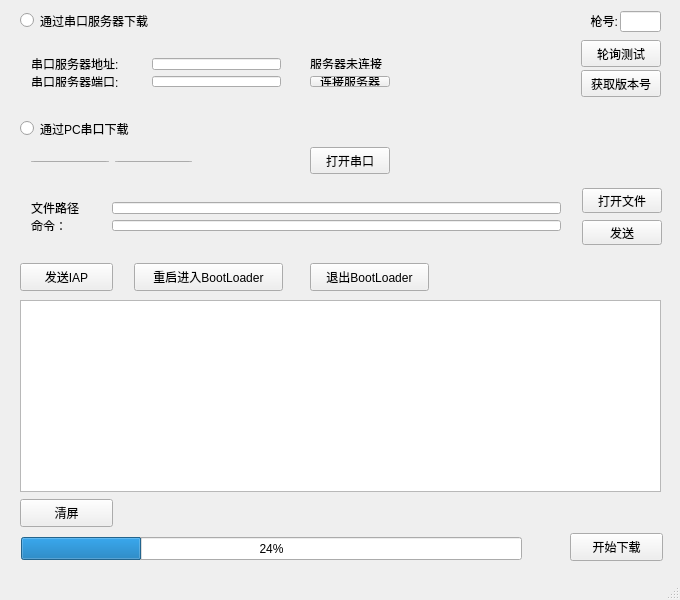
<?xml version="1.0" encoding="UTF-8"?>
<ui version="4.0">
 <class>MainWindow</class>
 <widget class="QMainWindow" name="MainWindow">
  <property name="geometry">
   <rect>
    <x>0</x>
    <y>0</y>
    <width>680</width>
    <height>600</height>
   </rect>
  </property>
  <property name="sizePolicy">
   <sizepolicy hsizetype="Expanding" vsizetype="Expanding">
    <horstretch>0</horstretch>
    <verstretch>0</verstretch>
   </sizepolicy>
  </property>
  <property name="minimumSize">
   <size>
    <width>680</width>
    <height>600</height>
   </size>
  </property>
  <property name="maximumSize">
   <size>
    <width>680</width>
    <height>600</height>
   </size>
  </property>
  <property name="windowTitle">
   <string>MainWindow</string>
  </property>
  <property name="styleSheet">
   <string notr="true"/>
  </property>
  <widget class="QWidget" name="centralWidget">
   <property name="sizePolicy">
    <sizepolicy hsizetype="Expanding" vsizetype="Expanding">
     <horstretch>0</horstretch>
     <verstretch>0</verstretch>
    </sizepolicy>
   </property>
   <widget class="QRadioButton" name="IPserver_radioButton">
    <property name="geometry">
     <rect>
      <x>20</x>
      <y>11</y>
      <width>162</width>
      <height>19</height>
     </rect>
    </property>
    <property name="sizePolicy">
     <sizepolicy hsizetype="Expanding" vsizetype="Expanding">
      <horstretch>0</horstretch>
      <verstretch>0</verstretch>
     </sizepolicy>
    </property>
    <property name="text">
     <string>通过串口服务器下载</string>
    </property>
   </widget>
   <widget class="QRadioButton" name="PCcom_radioButton">
    <property name="geometry">
     <rect>
      <x>20</x>
      <y>119</y>
      <width>133</width>
      <height>19</height>
     </rect>
    </property>
    <property name="sizePolicy">
     <sizepolicy hsizetype="Expanding" vsizetype="Expanding">
      <horstretch>0</horstretch>
      <verstretch>0</verstretch>
     </sizepolicy>
    </property>
    <property name="text">
     <string>通过PC串口下载</string>
    </property>
   </widget>
   <widget class="QPushButton" name="opencom_pushButton">
    <property name="geometry">
     <rect>
      <x>310</x>
      <y>147</y>
      <width>80</width>
      <height>27</height>
     </rect>
    </property>
    <property name="sizePolicy">
     <sizepolicy hsizetype="Expanding" vsizetype="Expanding">
      <horstretch>0</horstretch>
      <verstretch>0</verstretch>
     </sizepolicy>
    </property>
    <property name="text">
     <string>打开串口</string>
    </property>
   </widget>
   <widget class="QPushButton" name="sendIAP_pushButton">
    <property name="geometry">
     <rect>
      <x>20</x>
      <y>263</y>
      <width>93</width>
      <height>28</height>
     </rect>
    </property>
    <property name="sizePolicy">
     <sizepolicy hsizetype="Expanding" vsizetype="Expanding">
      <horstretch>0</horstretch>
      <verstretch>0</verstretch>
     </sizepolicy>
    </property>
    <property name="text">
     <string>发送IAP</string>
    </property>
   </widget>
   <widget class="QPushButton" name="boot_pushButton">
    <property name="geometry">
     <rect>
      <x>134</x>
      <y>263</y>
      <width>149</width>
      <height>28</height>
     </rect>
    </property>
    <property name="sizePolicy">
     <sizepolicy hsizetype="Expanding" vsizetype="Expanding">
      <horstretch>0</horstretch>
      <verstretch>0</verstretch>
     </sizepolicy>
    </property>
    <property name="text">
     <string>重启进入BootLoader</string>
    </property>
   </widget>
   <widget class="QPushButton" name="exitboot_pushButton">
    <property name="geometry">
     <rect>
      <x>310</x>
      <y>263</y>
      <width>119</width>
      <height>28</height>
     </rect>
    </property>
    <property name="sizePolicy">
     <sizepolicy hsizetype="Expanding" vsizetype="Expanding">
      <horstretch>0</horstretch>
      <verstretch>0</verstretch>
     </sizepolicy>
    </property>
    <property name="text">
     <string>退出BootLoader</string>
    </property>
   </widget>
   <widget class="QPushButton" name="clearscreen_pushButton">
    <property name="geometry">
     <rect>
      <x>20</x>
      <y>499</y>
      <width>93</width>
      <height>28</height>
     </rect>
    </property>
    <property name="sizePolicy">
     <sizepolicy hsizetype="Expanding" vsizetype="Expanding">
      <horstretch>0</horstretch>
      <verstretch>0</verstretch>
     </sizepolicy>
    </property>
    <property name="text">
     <string>清屏</string>
    </property>
   </widget>
   <widget class="QTextBrowser" name="textBrowser">
    <property name="geometry">
     <rect>
      <x>20</x>
      <y>300</y>
      <width>641</width>
      <height>192</height>
     </rect>
    </property>
   </widget>
   <widget class="QProgressBar" name="progressBar">
    <property name="geometry">
     <rect>
      <x>21</x>
      <y>537</y>
      <width>501</width>
      <height>23</height>
     </rect>
    </property>
    <property name="sizePolicy">
     <sizepolicy hsizetype="Expanding" vsizetype="Expanding">
      <horstretch>0</horstretch>
      <verstretch>0</verstretch>
     </sizepolicy>
    </property>
    <property name="value">
     <number>24</number>
    </property>
   </widget>
   <widget class="QPushButton" name="download_pushButton">
    <property name="geometry">
     <rect>
      <x>570</x>
      <y>533</y>
      <width>93</width>
      <height>28</height>
     </rect>
    </property>
    <property name="sizePolicy">
     <sizepolicy hsizetype="Expanding" vsizetype="Expanding">
      <horstretch>0</horstretch>
      <verstretch>0</verstretch>
     </sizepolicy>
    </property>
    <property name="text">
     <string>开始下载</string>
    </property>
   </widget>
   <widget class="QPushButton" name="oder_pushButton">
    <property name="geometry">
     <rect>
      <x>582</x>
      <y>220</y>
      <width>80</width>
      <height>25</height>
     </rect>
    </property>
    <property name="sizePolicy">
     <sizepolicy hsizetype="Expanding" vsizetype="Expanding">
      <horstretch>0</horstretch>
      <verstretch>0</verstretch>
     </sizepolicy>
    </property>
    <property name="maximumSize">
     <size>
      <width>80</width>
      <height>40</height>
     </size>
    </property>
    <property name="text">
     <string>发送</string>
    </property>
   </widget>
   <widget class="QPushButton" name="openfile_pushButton">
    <property name="geometry">
     <rect>
      <x>582</x>
      <y>188</y>
      <width>80</width>
      <height>25</height>
     </rect>
    </property>
    <property name="sizePolicy">
     <sizepolicy hsizetype="Expanding" vsizetype="Expanding">
      <horstretch>0</horstretch>
      <verstretch>0</verstretch>
     </sizepolicy>
    </property>
    <property name="maximumSize">
     <size>
      <width>80</width>
      <height>40</height>
     </size>
    </property>
    <property name="text">
     <string>打开文件</string>
    </property>
   </widget>
   <widget class="QPushButton" name="rollcall_pushButton">
    <property name="geometry">
     <rect>
      <x>581</x>
      <y>40</y>
      <width>80</width>
      <height>27</height>
     </rect>
    </property>
    <property name="sizePolicy">
     <sizepolicy hsizetype="Expanding" vsizetype="Expanding">
      <horstretch>0</horstretch>
      <verstretch>0</verstretch>
     </sizepolicy>
    </property>
    <property name="text">
     <string>轮询测试</string>
    </property>
   </widget>
   <widget class="QPushButton" name="getVersion_pushButton">
    <property name="geometry">
     <rect>
      <x>581</x>
      <y>70</y>
      <width>80</width>
      <height>27</height>
     </rect>
    </property>
    <property name="sizePolicy">
     <sizepolicy hsizetype="Expanding" vsizetype="Expanding">
      <horstretch>0</horstretch>
      <verstretch>0</verstretch>
     </sizepolicy>
    </property>
    <property name="text">
     <string>获取版本号</string>
    </property>
   </widget>
   <widget class="QLabel" name="gunnum_label">
    <property name="geometry">
     <rect>
      <x>580</x>
      <y>11</y>
      <width>38</width>
      <height>19</height>
     </rect>
    </property>
    <property name="sizePolicy">
     <sizepolicy hsizetype="Expanding" vsizetype="Expanding">
      <horstretch>0</horstretch>
      <verstretch>0</verstretch>
     </sizepolicy>
    </property>
    <property name="text">
     <string>枪号:</string>
    </property>
    <property name="alignment">
     <set>Qt::AlignRight|Qt::AlignTrailing|Qt::AlignVCenter</set>
    </property>
   </widget>
   <widget class="QLineEdit" name="gunnum_lineEdit">
    <property name="geometry">
     <rect>
      <x>620</x>
      <y>11</y>
      <width>41</width>
      <height>21</height>
     </rect>
    </property>
    <property name="sizePolicy">
     <sizepolicy hsizetype="Expanding" vsizetype="Expanding">
      <horstretch>0</horstretch>
      <verstretch>0</verstretch>
     </sizepolicy>
    </property>
    <property name="minimumSize">
     <size>
      <width>0</width>
      <height>21</height>
     </size>
    </property>
   </widget>
   <widget class="QWidget" name="">
    <property name="geometry">
     <rect>
      <x>20</x>
      <y>191</y>
      <width>71</width>
      <height>51</height>
     </rect>
    </property>
    <layout class="QVBoxLayout" name="verticalLayout">
     <item>
      <widget class="QLabel" name="filepath_label">
       <property name="sizePolicy">
        <sizepolicy hsizetype="Expanding" vsizetype="Expanding">
         <horstretch>0</horstretch>
         <verstretch>0</verstretch>
        </sizepolicy>
       </property>
       <property name="text">
        <string>文件路径:</string>
       </property>
      </widget>
     </item>
     <item>
      <widget class="QLabel" name="oder_label">
       <property name="sizePolicy">
        <sizepolicy hsizetype="Preferred" vsizetype="Expanding">
         <horstretch>0</horstretch>
         <verstretch>0</verstretch>
        </sizepolicy>
       </property>
       <property name="text">
        <string>命令：</string>
       </property>
      </widget>
     </item>
    </layout>
   </widget>
   <widget class="QWidget" name="">
    <property name="geometry">
     <rect>
      <x>101</x>
      <y>191</y>
      <width>471</width>
      <height>51</height>
     </rect>
    </property>
    <layout class="QVBoxLayout" name="verticalLayout_2">
     <item>
      <widget class="QLineEdit" name="filepath_lineEdit">
       <property name="sizePolicy">
        <sizepolicy hsizetype="Expanding" vsizetype="Expanding">
         <horstretch>0</horstretch>
         <verstretch>0</verstretch>
        </sizepolicy>
       </property>
      </widget>
     </item>
     <item>
      <widget class="QLineEdit" name="oder_lineEdit">
       <property name="sizePolicy">
        <sizepolicy hsizetype="Expanding" vsizetype="Expanding">
         <horstretch>0</horstretch>
         <verstretch>0</verstretch>
        </sizepolicy>
       </property>
      </widget>
     </item>
    </layout>
   </widget>
   <widget class="QWidget" name="">
    <property name="geometry">
     <rect>
      <x>141</x>
      <y>47</y>
      <width>151</width>
      <height>51</height>
     </rect>
    </property>
    <layout class="QVBoxLayout" name="verticalLayout_6">
     <item>
      <widget class="QLineEdit" name="ipaddr_lineEdit">
       <property name="sizePolicy">
        <sizepolicy hsizetype="Expanding" vsizetype="Expanding">
         <horstretch>0</horstretch>
         <verstretch>0</verstretch>
        </sizepolicy>
       </property>
      </widget>
     </item>
     <item>
      <widget class="QLineEdit" name="port_lineEdit">
       <property name="sizePolicy">
        <sizepolicy hsizetype="Expanding" vsizetype="Expanding">
         <horstretch>0</horstretch>
         <verstretch>0</verstretch>
        </sizepolicy>
       </property>
      </widget>
     </item>
    </layout>
   </widget>
   <widget class="QWidget" name="">
    <property name="geometry">
     <rect>
      <x>310</x>
      <y>47</y>
      <width>121</width>
      <height>51</height>
     </rect>
    </property>
    <layout class="QVBoxLayout" name="verticalLayout_7">
     <property name="spacing">
      <number>7</number>
     </property>
     <property name="leftMargin">
      <number>0</number>
     </property>
     <item>
      <widget class="QLabel" name="connectServer_label">
       <property name="sizePolicy">
        <sizepolicy hsizetype="Expanding" vsizetype="Expanding">
         <horstretch>0</horstretch>
         <verstretch>0</verstretch>
        </sizepolicy>
       </property>
       <property name="layoutDirection">
        <enum>Qt::LeftToRight</enum>
       </property>
       <property name="text">
        <string>服务器未连接</string>
       </property>
       <property name="alignment">
        <set>Qt::AlignLeading|Qt::AlignLeft|Qt::AlignVCenter</set>
       </property>
      </widget>
     </item>
     <item>
      <widget class="QPushButton" name="connectserver_pushButton">
       <property name="sizePolicy">
        <sizepolicy hsizetype="Expanding" vsizetype="Expanding">
         <horstretch>0</horstretch>
         <verstretch>0</verstretch>
        </sizepolicy>
       </property>
       <property name="maximumSize">
        <size>
         <width>80</width>
         <height>40</height>
        </size>
       </property>
       <property name="text">
        <string>连接服务器</string>
       </property>
      </widget>
     </item>
    </layout>
   </widget>
   <widget class="QWidget" name="">
    <property name="geometry">
     <rect>
      <x>20</x>
      <y>47</y>
      <width>121</width>
      <height>51</height>
     </rect>
    </property>
    <layout class="QVBoxLayout" name="verticalLayout_5">
     <item>
      <widget class="QLabel" name="serverip_label">
       <property name="sizePolicy">
        <sizepolicy hsizetype="Expanding" vsizetype="Expanding">
         <horstretch>0</horstretch>
         <verstretch>0</verstretch>
        </sizepolicy>
       </property>
       <property name="text">
        <string>串口服务器地址:</string>
       </property>
      </widget>
     </item>
     <item>
      <widget class="QLabel" name="serverport_label">
       <property name="sizePolicy">
        <sizepolicy hsizetype="Expanding" vsizetype="Expanding">
         <horstretch>0</horstretch>
         <verstretch>0</verstretch>
        </sizepolicy>
       </property>
       <property name="text">
        <string>串口服务器端口:</string>
       </property>
      </widget>
     </item>
    </layout>
   </widget>
   <widget class="QWidget" name="">
    <property name="geometry">
     <rect>
      <x>20</x>
      <y>150</y>
      <width>183</width>
      <height>23</height>
     </rect>
    </property>
    <layout class="QHBoxLayout" name="horizontalLayout">
     <item>
      <widget class="QComboBox" name="comnum_comboBox">
       <property name="sizePolicy">
        <sizepolicy hsizetype="Expanding" vsizetype="Expanding">
         <horstretch>0</horstretch>
         <verstretch>0</verstretch>
        </sizepolicy>
       </property>
      </widget>
     </item>
     <item>
      <widget class="QComboBox" name="baudrate_comboBox">
       <property name="sizePolicy">
        <sizepolicy hsizetype="Expanding" vsizetype="Expanding">
         <horstretch>0</horstretch>
         <verstretch>0</verstretch>
        </sizepolicy>
       </property>
      </widget>
     </item>
    </layout>
   </widget>
   <zorder>download_pushButton</zorder>
   <zorder>IPserver_radioButton</zorder>
   <zorder>PCcom_radioButton</zorder>
   <zorder>opencom_pushButton</zorder>
   <zorder>sendIAP_pushButton</zorder>
   <zorder>boot_pushButton</zorder>
   <zorder>exitboot_pushButton</zorder>
   <zorder>clearscreen_pushButton</zorder>
   <zorder>textBrowser</zorder>
   <zorder>progressBar</zorder>
   <zorder>oder_pushButton</zorder>
   <zorder>openfile_pushButton</zorder>
   <zorder>rollcall_pushButton</zorder>
   <zorder>getVersion_pushButton</zorder>
   <zorder>gunnum_label</zorder>
   <zorder>gunnum_lineEdit</zorder>
  </widget>
  <widget class="QStatusBar" name="statusBar">
   <property name="sizePolicy">
    <sizepolicy hsizetype="Expanding" vsizetype="Expanding">
     <horstretch>0</horstretch>
     <verstretch>0</verstretch>
    </sizepolicy>
   </property>
  </widget>
 </widget>
 <layoutdefault spacing="6" margin="11"/>
 <resources/>
 <connections/>
</ui>
